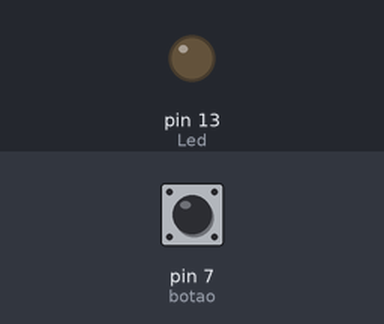
A sketch run on a simulated Arduino Uno, built with avr-gcc and run on an emulated ATmega328P. On the bench: output pins drawn as LEDs (lit = HIGH). The inputs (shaded band) are chosen by the test bench; at power-on: pin 7 (botao) HIGH.

Above: at 1.2 s.
1.3 s: pin 7 (botao) pulled LOW for 0.15 s
At 1.6 s:
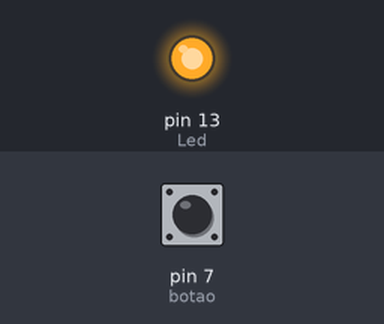
2.9 s: pin 7 (botao) pulled LOW for 1 s
At 4.0 s:
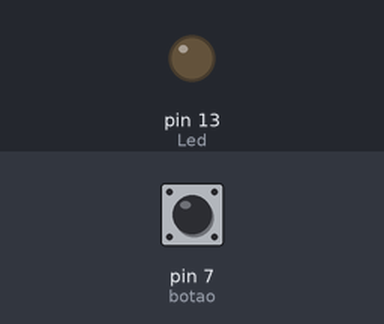
5.4 s: pin 7 (botao) pulled LOW for 3.2 s
At 5.9 s:
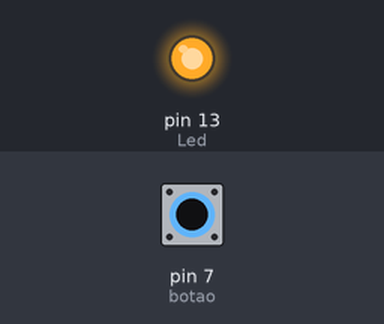
Timing chart, 0 to 8.4 s (numbered marks = the images above; inputs shaded):
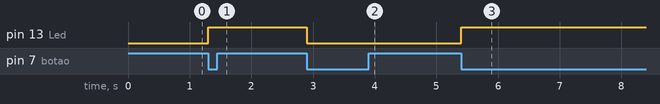

Measured:
- after the input at 1.3 s, pin 13 (Led): LOW → HIGH at once
- after the input at 2.9 s, pin 13 (Led): HIGH → LOW at once
- after the input at 5.4 s, pin 13 (Led): LOW → HIGH at once

The sketch:

liga_desliga_botao_unico_ino.ino
```cpp
int Led = 13;
int botao = 7;
boolean set = false;
void setup() {
pinMode(Led,OUTPUT);
pinMode(botao,INPUT_PULLUP);
}

void loop() {

  if (!digitalRead(botao)){ // se botao pressionado
 set = (!set?true:false); // muda o valor de set
  digitalWrite(Led,set); // troca o valor do led
  while(!digitalRead(botao)){} // espera tirar o dedo do botao para coninuar o loop
 }
}
```
